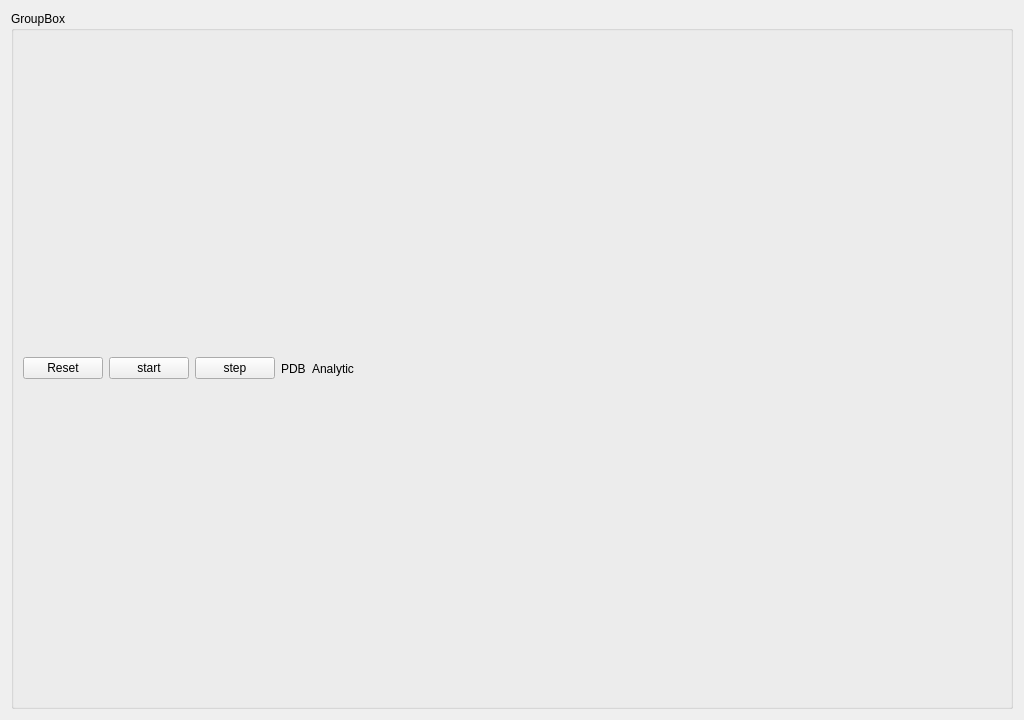
<?xml version="1.0" encoding="UTF-8"?>
<ui version="4.0">
 <class>Form</class>
 <widget class="QWidget" name="Form">
  <property name="geometry">
   <rect>
    <x>0</x>
    <y>0</y>
    <width>1024</width>
    <height>720</height>
   </rect>
  </property>
  <property name="windowTitle">
   <string>Form</string>
  </property>
  <layout class="QVBoxLayout" name="main_layout">
   <item>
    <widget class="QGroupBox" name="groupBox">
     <property name="title">
      <string>GroupBox</string>
     </property>
     <layout class="QHBoxLayout" name="horizontalLayout">
      <item>
       <widget class="QPushButton" name="reset_button">
        <property name="text">
         <string>Reset</string>
        </property>
       </widget>
      </item>
      <item>
       <widget class="QPushButton" name="start_button">
        <property name="text">
         <string>start</string>
        </property>
        <property name="checkable">
         <bool>true</bool>
        </property>
       </widget>
      </item>
      <item>
       <widget class="QPushButton" name="step_button">
        <property name="text">
         <string>step</string>
        </property>
       </widget>
      </item>
      <item>
       <widget class="QLabel" name="pdb_label">
        <property name="text">
         <string>PDB</string>
        </property>
       </widget>
      </item>
      <item>
       <widget class="QLabel" name="analytic_label">
        <property name="text">
         <string>Analytic</string>
        </property>
       </widget>
      </item>
      <item>
       <spacer name="horizontalSpacer">
        <property name="orientation">
         <enum>Qt::Orientation::Horizontal</enum>
        </property>
        <property name="sizeHint" stdset="0">
         <size>
          <width>40</width>
          <height>20</height>
         </size>
        </property>
       </spacer>
      </item>
     </layout>
    </widget>
   </item>
  </layout>
 </widget>
 <resources/>
 <connections/>
</ui>
